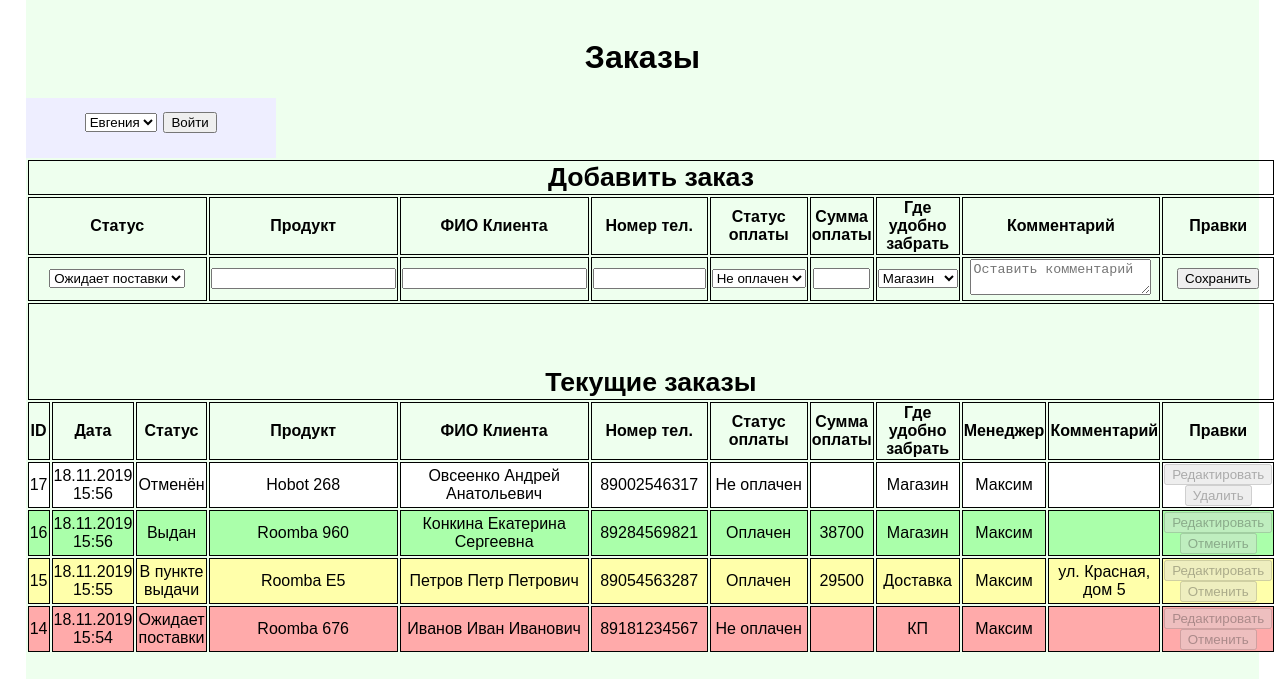
The page / on the database its author committed.
### tables this page shows
CREATE TABLE IF NOT EXISTS `orders` (
  `id` int(5) NOT NULL,
  `date` varchar(20) NOT NULL,
  `status` varchar(50) NOT NULL,
  `product` varchar(100) NOT NULL,
  `client` varchar(100) NOT NULL,
  `tel` varchar(11) NOT NULL,
  `paid` varchar(10) NOT NULL,
  `sum` varchar(6) NOT NULL,
  `place` varchar(50) NOT NULL,
  `manager` varchar(50) NOT NULL,
  `comment` varchar(1000) NOT NULL
);

### index.php (the view, shortened to what this page needs)
<!DOCTYPE HTML>
<html>
<head>
	<link rel="stylesheet" type="text/css" href="css/style.css">
</head>
<body>
<?
require "functions.php";
require "connect.php";
$user = null;
?>
<div id = "cont">
	<br>
	<h1>Заказы</h1>
<?
log_in($user);
?>
	<table>
		<tr>
			<td colspan="12" class = "header">
				Добавить заказ
			</td>
		</tr>
		<tr style = "font-weight: bold;">
			<td colspan="3">Статус</td>
			<td>Продукт</td>
			<td>ФИО Клиента</td>
			<td>Номер тел.</td>
			<td>Статус оплаты</td>
			<td>Сумма оплаты</td>
			<td>Где удобно забрать</td>
			<td colspan="2">Комментарий</td>
			<td>Правки</td>
		</tr>
<?
require "form.php";
?>
		<tr>
			<td colspan="12" class = "header">
				<br><br>Текущие заказы<br>
			</td>
		</tr>
		<tr style = "font-weight: bold;">
			<td>ID</td>
			<td>Дата</td>
			<td>Статус</td>
			<td>Продукт</td>
			<td>ФИО Клиента</td>
			<td>Номер тел.</td>
			<td>Статус оплаты</td>
			<td>Сумма оплаты</td>
			<td>Где удобно забрать</td>
			<td>Менеджер</td>
			<td>Комментарий</td>
			<td>Правки</td>
		</tr>
<?
$query = $connect->query("SELECT * FROM `orders` ORDER BY `id` DESC");
$num = $query->num_rows;
for($i = 1; $i <=$num; $i++){
	$arr = $query->fetch_array(MYSQLI_ASSOC);
	$id = $arr['id'];
	$date = $arr['date'];
	$status = $arr['status'];
	$product = $arr['product'];
	$client = $arr['client'];
	$tel = $arr['tel'];
	$paid = $arr['paid'];
	$sum = $arr['sum'];
	$place = $arr['place'];
	$manager = $arr['manager'];
	$comment = $arr['comment'];
	switch ($status) {
		case 'Ожидает поставки':
			$color = "faa";
			break;
		case 'В пункте выдачи':
			$color = "ffa";
			break;
		case 'Выдан':
			$color = "afa";
			break;
		default:
			$color = "fff";
			break;
	}
	if(
		(isset($_POST['update']))
		&&
		($_POST['update'] == $id)
		){
?>
		<form method = "post">
			<tr>
				<td colspan="3">
					<select name = "status">
						<option value = "Ожидает поставки">Ожидает поставки </option>
						<option value = "В пункте выдачи">В пункте выдачи </option>
						<option value = "Выдан">Выдан</option>
						<option value = "Отменён">Отменён</option>
					</select>
				</td>
				<td>
					<input type="text" name = "product" value = "<?=$product?>">
				</td>
				<td>	<input type="text" name="client" value = "<?=$client?>">	</td>
				<td>	<input type="text" name="tel" size = "11" value = "<?=$tel?>">	</td>
				<td>
					<select name = "paid">
						<option value="Не оплачен">Не оплачен</option>
						<option value="Оплачен">Оплачен</option>
					</select>
				</td>
				<td> <input type="text" name="sum" size = "4" value = "<?=$sum?>">	</td>
				<td>
					<select name = "place">
						<option value = "Магазин">Магазин</option>
						<option value = "КП">КП</option>
						<option value = "Доставка">Доставка</option>
					</select>
				</td>
				<td><?=$manager?>
				<td>
					<textarea name ="comment" placeholder="Оставить комментарий" >	<?=$comment?>	</textarea>
				</td>
				<td>
					<input type="hidden" name = "save_update" value = "<?=$id?>">
					<input type="submit" value = "Сохранить">
				</td>
			</tr>
		</form>
<?
	}
	else{
?>
		<tr style = "background-color: #<?=$color?>;">
			<td><?=$id?></td>
			<td><?=$date?></td>
			<td><?=$status?></td>
			<td><?=$product?></td>
			<td><?=$client?></td>
			<td><?=$tel?></td>
			<td><?=$paid?></td>
			<td><?=$sum?></td>
			<td><?=$place?></td>
			<td><?=$manager?></td>
			<td><?=$comment?></td>
			<td>
				<form method = "post">
					<input type="submit" value="Редактировать" <?if($user != $manager && $user != "Евгения"){echo "disabled title = 'Вы не можете редактировать чужие заказы' ";} ?> >
				</form>
<?
			if($status!='Отменён'){
?>				<form method = "post">
					<input type="submit" value="Отменить" <?if($user != $manager && $user != "Евгения"){echo "disabled title = 'Вы не можете отменять чужие заказы' ";} ?>>
				</form>
<?			}
			else{			?>
				<form method = "post">
					<input type="submit" value="Удалить" <?if($user != $manager && $user != "Евгения"){echo "disabled title = 'Вы не можете удалять чужие заказы' ";} ?>>
				</form>
<?			}			?>
			</td>
		</tr>
<?
	}
}
?>
	</table>
<br><br><br><br><br>
</div>
</body>
</html>

### functions.php (shortened to what this page needs)
<?
function log_in($user){
	if(isset($user)){
		echo '<div id = "enter">
				<form method="post">'.$user.' &nbsp;
					<input type="submit" name = "quit" value= "Выйти" >
				</form>
			</div>	';
	}
	else{
		echo '<div id = "enter">
				<form method="post">
					<select name="manager">
						<option value = "Евгения">Евгения</option>
						<option value = "Вадим">Вадим</option>
						<option value = "Сергей">Сергей</option>
						<option value = "Максим">Максим</option>
						<option value = "Иван">Иван</option>
						<option value = "Михаил">Михаил</option>
					</select>
					<input type="submit" value = "Войти">
				</form>
			</div>';
	}
}
?>

### form.php (shortened to what this page needs)
<form method = "post">
	<tr>
		<td colspan="3">
			<select name = "status">
				<option value = "Ожидает поставки">Ожидает поставки </option>
			</select>
		</td>
		<td>
			<input type="text" name = "product">
		</td>
		<td>	<input type="text" name="client" >	</td>
		<td>	<input type="text" name="tel" size = "11">	</td>
		<td>
			<select name = "paid">
				<option value="Не оплачен">Не оплачен</option>
			</select>
		</td>
		<td> <input type="text" name="sum" size = "4">	</td>
		<td>
			<select name = "place">
				<option value = "Магазин">Магазин</option>
			</select>
		</td>
		<td colspan="2">
			<textarea name ="comment" placeholder="Оставить комментарий" ></textarea>
		</td>
		<td>
			<input type="submit" value = "Сохранить">
		</td>
	</tr>
</form>

### css/style.css (style rules this page uses)
body { margin:0; font-family: arial; }
#cont { width: 96%; margin: auto; background-color: #efe; text-align: center; }
#enter { background-color: #eef; width: 250px; height: 60px; font: 20pt bold; padding-top: 5px; box-sizing: border-box; }
.header { font-size: 20pt; font-weight: bold; font-family: arial }
td { border: 1px solid black; }

### rows shown on the page
orders: id "17", date "18.11.2019 15:56", status "Отменён", product "Hobot 268", client "Овсеенко Андрей Анатольевич", tel "89002546317", paid "Не оплачен", place "Магазин", manager "Максим", manager "Редактировать", manager "Удалить"
orders: id "16", date "18.11.2019 15:56", status "Выдан", product "Roomba 960", client "Конкина Екатерина Сергеевна", tel "89284569821", paid "Оплачен", sum "38700", place "Магазин", manager "Максим", manager "Редактировать", manager "Отменить"
orders: id "15", date "18.11.2019 15:55", status "В пункте выдачи", product "Roomba E5", client "Петров Петр Петрович", tel "89054563287", paid "Оплачен", sum "29500", place "Доставка", manager "Максим", comment "ул. Красная, дом 5", manager "Редактировать", manager "Отменить"
orders: id "14", date "18.11.2019 15:54", status "Ожидает поставки", product "Roomba 676", client "Иванов Иван Иванович", tel "89181234567", paid "Не оплачен", place "КП", manager "Максим", manager "Редактировать", manager "Отменить"
